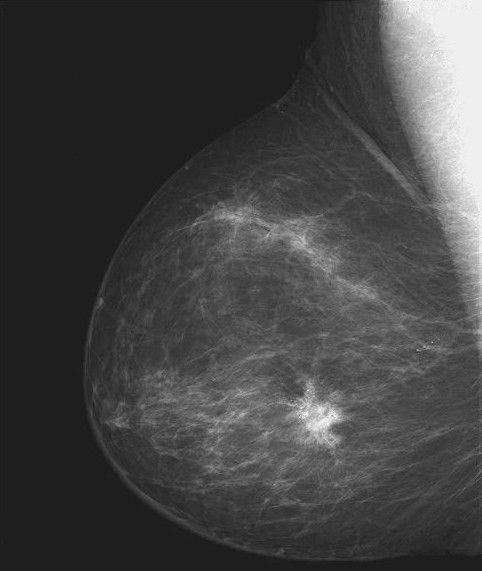
#> input picture 深度学习/图像处理/反色变换/X.jpg, 482 x 571 px
$ python img_inverse.py
#> lines starting #> are read from the running program, lines starting #| are printed output that depends on the picture
'''
【功能】利用反色变换，增强暗背景图像中的亮区域，使其能被人眼观察到更多细节（由人眼特性决定）
【B站/YouTube】轩辕十四很nice
【开源协议】The MIT License (MIT)
'''

import numpy as np
from PIL import Image
import matplotlib.pyplot as plt

def set_chinese():   # 中文显示工具函数
	import matplotlib
	matplotlib.rcParams['font.sans-serif'] = ['SimHei']
	matplotlib.rcParams['axes.unicode_minus'] = False


def image_inverse(input):
	value_max = np.max(input)  # 求输入图像最大灰度值，对应公式中的“L”
	output = value_max - input
	return output

if __name__ == '__main__':
	set_chinese()
	gray_img = np.asarray(Image.open('./X.jpg').convert('L'))
#> gray_img is the input picture: shape (571, 482); min 23, max 255, mean 66.7
	inv_img = image_inverse(gray_img)
#> in image_inverse, `value_max = np.max(input)`: value_max = 255
#> in image_inverse, `output = value_max - input`:
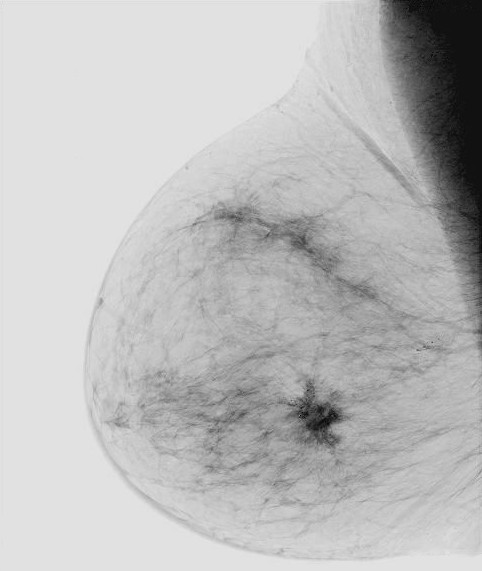
#> output: shape (571, 482); min 0, max 232, mean 188.3

	fig = plt.figure()
	ax1 = fig.add_subplot(121)
	ax1.set_title('原图')
	ax1.imshow(gray_img, cmap='gray', vmin=0, vmax=255)

	ax2 = fig.add_subplot(122)
	ax2.set_title('反转变换结果')
	ax2.imshow(inv_img, cmap='gray', vmin=0, vmax=255)

	plt.show()
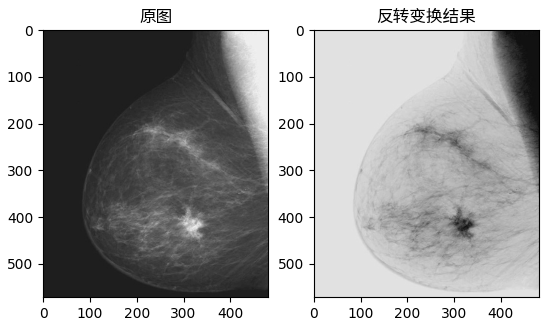
#> figure drawn by matplotlib, 2 panels
